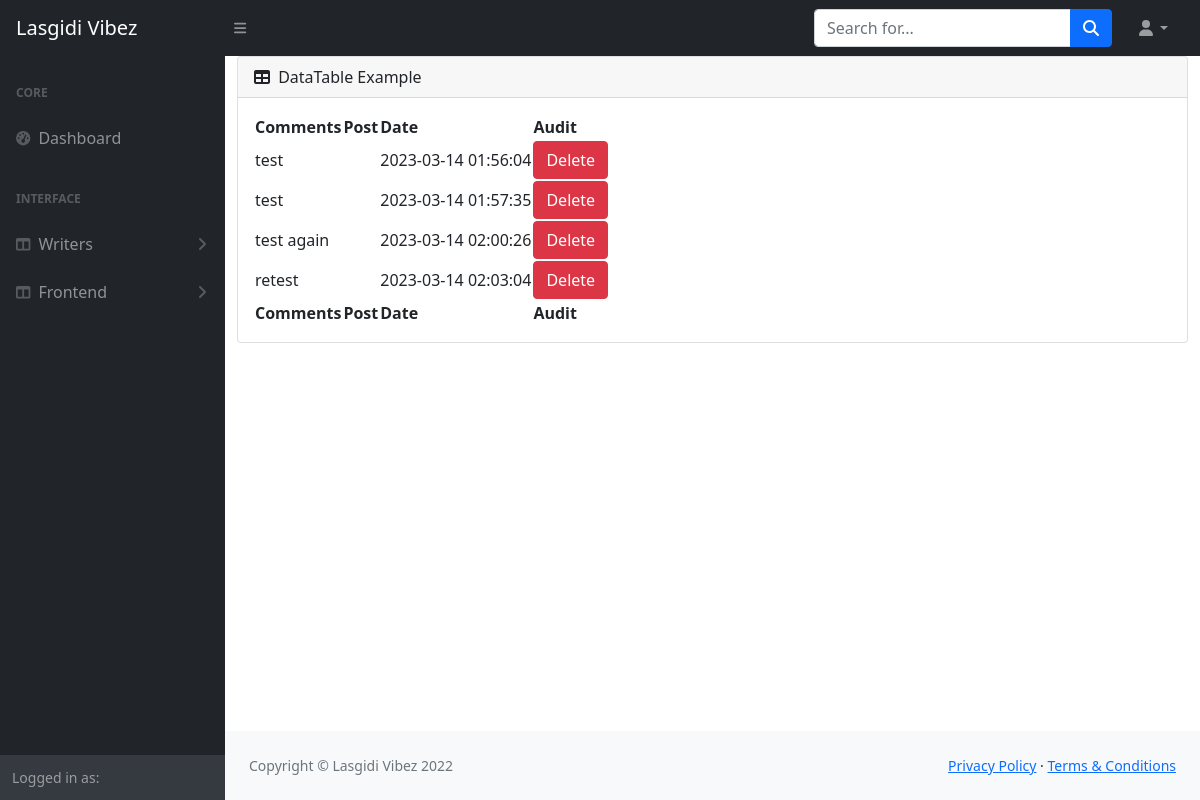
/admin/comments.php (signed in), run on the app's committed database.
### tables this page shows
CREATE TABLE `comments` (
  `id` int NOT NULL AUTO_INCREMENT,
  `comment` varchar(255) NOT NULL,
  `post_title` varchar(200) DEFAULT NULL,
  `created` timestamp NULL DEFAULT CURRENT_TIMESTAMP,
  `name` varchar(45) DEFAULT NULL,
  `postid` int NOT NULL,
  PRIMARY KEY (`id`)
);

### admin/comments.php (the view, shortened to what this page needs)
<?php include 'header.php' ?>
<div id="content">
    <main>
        <div class="container-fluid px--4">
            <div class="card mb-4">
                <div class="card-header">
                    <i class="fas fa-table me-1"></i>
                    DataTable Example
                </div>
                <div class="card-body">
                    <table id="datatablesSimple">
                        <thead>
                            <tr>
                                <th>Comments</th>
                                <th>Post</th>
                                <th>Date</th>
                                <th>Audit</th>
                            </tr>
                        </thead>
                        <tfoot>
                            <tr>
                                <th>Comments</th>
                                <th>Post</th>
                                <th>Date</th>
                                <th>Audit</th>
                        </tfoot>
                        <tbody>
                            <?php
                            $servername = "localhost";
                            $dbname = 'lasgidi';
                            $username = "root";
                            $password = "Bumshaha@gidi";
                            $mysqli = new mysqli($servername, $username, $password, $dbname);
                            $stmt = "select id,comment,post_title,created from comments ";
                            $result = $mysqli->query($stmt);
                            $data = $result->fetch_all(MYSQLI_ASSOC);
                            foreach ($data as $row) {
                            ?>
                                <tr>
                                    <td><?php echo $row['comment']; ?></td>
                                    <td><?php echo $row['post_title']; ?></td>
                                    <td><?php echo $row['created']; ?></td>
                                    <td>
                                        <button type="button" onclick='deletePost( <?= json_encode($row) ?>)' class="btn btn-danger" data-bs-toggle="modal" data-bs-target="#deleteModal">Delete</button>
                                    </td>
                                </tr>
                            <?php
                            }
                            ?>
                        </tbody>
                    </table>
                </div>
            </div>
        </div>
    </main>
</div>
<?php include 'footer.php' ?>

### data on the page
comments: comment "test", created "2023-03-14 01:56:04"
comments: comment "test", created "2023-03-14 01:57:35"
comments: comment "test again", created "2023-03-14 02:00:26"
comments: comment "retest", created "2023-03-14 02:03:04"
